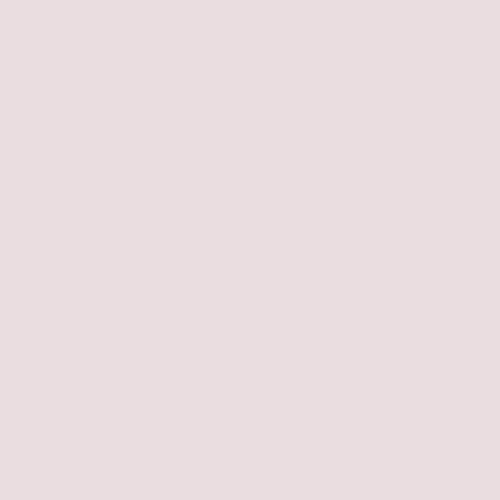
Frame 1 (no input)
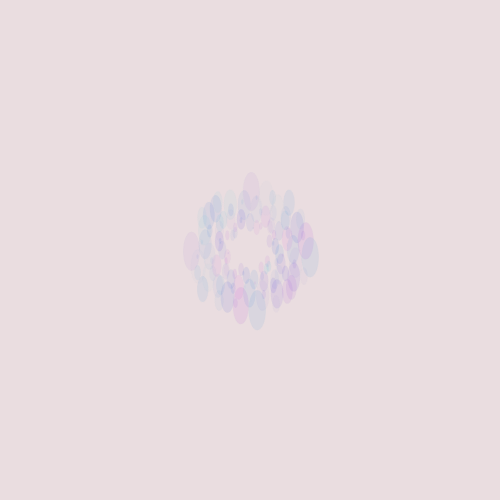
Frame 60 (the mouse pressed at the canvas centre just before this capture)
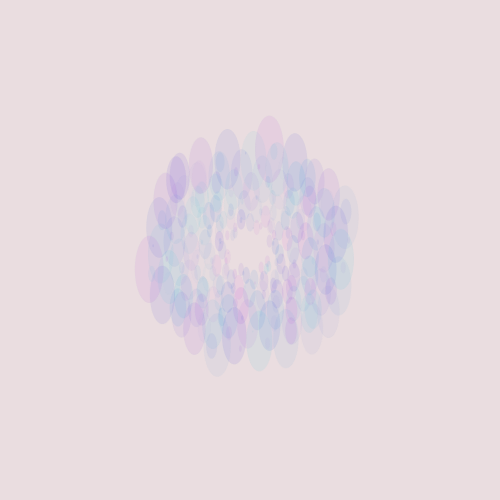
Frame 120 (the mouse held since frame 60 and released just before this capture)

The Processing sketch that drew these frames (run headless with seeded random() and noise(); from frame 60 on, the mouse is pressed at the canvas centre):

// Processing sketch: processing_57235
// ── processing_57235.pde

float r= 20;
float a =0;
 void setup(){
   size (500,500);
   background (234,221,224);
   smooth ();
   stroke (186,195,216,10);
   strokeWeight (1);
  
 }
 
 void draw (){
   float x = r * sin (a);
   float y = r * cos (a);
   float vuw = random (50);
   fill(random(211),random(211),212,20);
    
  
     ellipse (width/2 + x , height/2 + y ,x/3.5,x/1.5);
      ellipse (width/2+y, height/2+x,x/3.5,x/1.5);
        
   a += 1;
   r +=0.7;
   if (x>500);
   x = 0;
   if (y>500);
   y = 0;
   
 }
